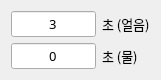
   <widget class="QWidget" name="layoutWidget">
    <property name="geometry">
     <rect>
      <x>20</x>
      <y>350</y>
      <width>161</width>
      <height>58</height>
     </rect>
    </property>
    <layout class="QGridLayout" name="gridLayout_5">
     <item row="0" column="0">
      <widget class="QLineEdit" name="LE_ICE_TEST_ICE_OUT_TIME">
       <property name="font">
        <font>
         <family>함초롬돋움</family>
         <pointsize>10</pointsize>
         <weight>50</weight>
         <italic>false</italic>
         <bold>false</bold>
        </font>
       </property>
       <property name="text">
        <string>3</string>
       </property>
       <property name="alignment">
        <set>Qt::AlignCenter</set>
       </property>
      </widget>
     </item>
     <item row="0" column="1">
      <widget class="QLabel" name="label_22">
       <property name="font">
        <font>
         <family>함초롬돋움</family>
         <pointsize>10</pointsize>
         <weight>50</weight>
         <italic>false</italic>
         <bold>false</bold>
        </font>
       </property>
       <property name="text">
        <string>초 (얼음)</string>
       </property>
      </widget>
     </item>
     <item row="1" column="0">
      <widget class="QLineEdit" name="LE_ICE_TEST_WATER_OUT_TIME">
       <property name="font">
        <font>
         <family>함초롬돋움</family>
         <pointsize>10</pointsize>
         <weight>50</weight>
         <italic>false</italic>
         <bold>false</bold>
        </font>
       </property>
       <property name="text">
        <string>0</string>
       </property>
       <property name="alignment">
        <set>Qt::AlignCenter</set>
       </property>
      </widget>
     </item>
     <item row="1" column="1">
      <widget class="QLabel" name="label_21">
       <property name="font">
        <font>
         <family>함초롬돋움</family>
         <pointsize>10</pointsize>
         <weight>50</weight>
         <italic>false</italic>
         <bold>false</bold>
        </font>
       </property>
       <property name="text">
        <string>초 (물)</string>
       </property>
      </widget>
     </item>
    </layout>
   </widget>
